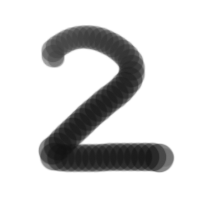
#> input picture AI_Apps(2) (AI活用演習)/10_openCV_ML/2.png, 200 x 200 px
$ jupyter execute 'en10_クラス番号氏名.ipynb'
#> lines starting #> are read from the running program, lines starting #| are printed output that depends on the picture; after the words box and inside, x2 and y2 are one past the last pixel; in counts of white or black regions, pixels touching at a corner belong together
# 1. 手書き数字の判断（機械学習）

## 1-2. 手書き数字のデータセットを利用してみる

* データセットの読み込み

[cell 1]
# scikit-learnからインポート
from sklearn.datasets import load_digits
# データセットを読み込み
digits = load_digits()

[cell 2]
# 表示して確認
print(digits)

* 確認

[cell 3]
# 画像データ（1次元）のサイズ
print(digits.data.shape)
# 最初のデータ
print(digits.data[0])

[cell 4]
# ターゲットのサイズ
print(digits.target.shape)
# 最初のラベル
print(digits.target[0])

[cell 5]
# 画像データ（2次元）のサイズ
print(digits.images.shape)
# 最初のデータ
print(digits.images[0])

画像としての表示

[cell 6]
# 2次元の画像データ（digits.images[0]）を画像として表示
import matplotlib.pyplot as plt
plt.imshow(digits.images[0],cmap="gray")
plt.show()
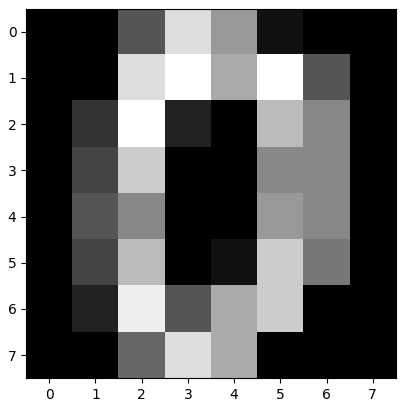
#> figure drawn by matplotlib, 1 panel

[cell 7]
# 15個の数字画像を描画するループを回す
for i in range(15):
    # 3x5のグリッドのi+1番目の場所にプロットする
    plt.subplot(3,5,i+1)
    # 軸を非表示にする
    plt.axis("off")
    # タイトルにi番目の画像のラベル（答え）を表示する
    plt.title(str(digits.target[i]))
    # i番目の画像をグレースケールで表示する
    plt.imshow(digits.images[i] , cmap="gray")

# 描画する
plt.show()
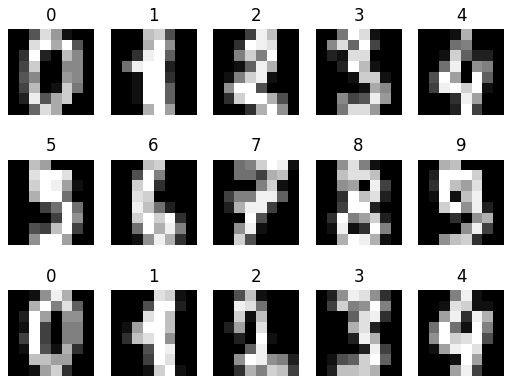
#> figure drawn by matplotlib, 15 panels

## 1-3. 手書き数字を判断する機械学習モデルの作成

1. データセットの準備

[cell 8]
# コードの例
from sklearn.datasets import load_digits
digits = load_digits()

2. 入力と出力に分割

[cell 9]
# コードの例
x = digits.data
t = digits.target

3. 訓練用とテスト用に分割

[cell 10]
# コードの例
from sklearn.model_selection import train_test_split
x_train, x_test, t_train, t_test = train_test_split(x, t, test_size=0.2, random_state=2230033, stratify=t)

4. 学習

[cell 11]
# コードの例
from sklearn.svm import SVC
model = SVC()
model.fit(x_train, t_train)

5. 評価

[cell 12]
# コードの例
print("train score:", model.score(x_train, t_train))
print("test score:", model.score(x_test, t_test))

6. モデルの保存

[cell 13]
# コードの例
import joblib
joblib.dump(model, 'digits.pkl') # モデル変数、ファイルパスを指定

## 1-4. 新しい画像に対する予測

1. ファイルの読み込み

[cell 14]
# 画像を読み込んで前処理をする
import cv2
target_filename = '2.png'
target_image = cv2.imread(target_filename)  # ファイル名を指定画像を読み込む
#> target_image is the input picture: shape (200, 200, 3); min 18, max 255, mean 211

2. データを学習時のものと合わせる

[cell 15]
# 読み込んだ画像をグレースケールに変換する
target_image = cv2.cvtColor(target_image,cv2.COLOR_BGR2GRAY)
#> target_image: shape (200, 200)

[cell 16]
# cv2.resize()関数を使って画像サイズを8x8にリサイズする
target_image = cv2.resize(target_image,(8,8))
print(target_image) #表示して確認
#| [[255 255 255 255 255 255 255 255]
#|  [255 255  75  65  63 255 255 255]
#|  [255 255 158 255 255  63 255 255]
#|  [255 255 255 255  34  86 255 255]
#|  [255 255 255  31 106 255 255 255]
#|  [255 255  31 227 255 255 255 255]
#|  [255 255  34  35  31  41  72 255]
#|  [255 255 255 255 255 255 255 255]]

[cell 17]
# 白黒反転し、値の変更
target_image = 15 - target_image // 16  # 白黒反転して、0~15の範囲に調整する
print(target_image)
#| [[ 0  0  0  0  0  0  0  0]
#|  [ 0  0 11 11 12  0  0  0]
#|  [ 0  0  6  0  0 12  0  0]
#|  [ 0  0  0  0 13 10  0  0]
#|  [ 0  0  0 14  9  0  0  0]
#|  [ 0  0 14  1  0  0  0  0]
#|  [ 0  0 13 13 14 13 11  0]
#|  [ 0  0  0  0  0  0  0  0]]

[cell 18]
# 1次元にする
target_image = target_image.reshape(-1, 64)
print(target_image)

3. 機械学習に入れて予測する

[cell 19]
# 保存したモデルのファイルからモデルを読み込む
import joblib
model = joblib.load('digits.pkl')
res = model.predict(target_image)
#> res = [2]
print(f"{target_filename}は、数字の{res[0]}ですね。")

# 2. 輪郭検出（OpenCV）

## 2-2. はがきの輪郭検出

輪郭を抽出する関数（配布・記入済み）

**実行してください**

[cell 20]
# OpenCVとMatplotlibのインポート
import cv2
import matplotlib.pyplot as plt

# 画像から郵便番号の領域を検出する関数の定義
def detect_postcode(fname):

    # 画像の読み込み
#> called with fname = 'hagaki1.png'
    img = cv2.imread(fname)
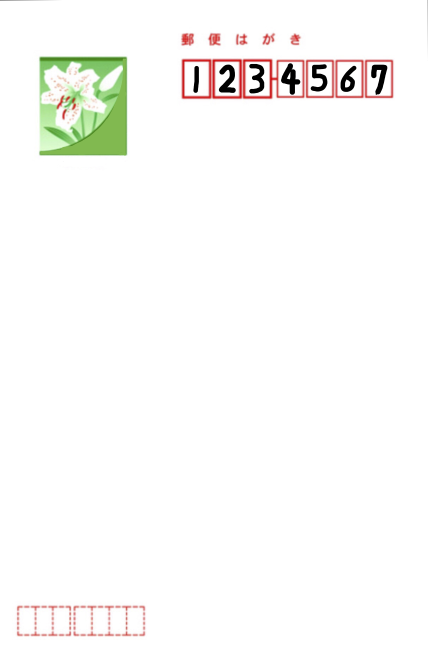
#> input picture AI_Apps(2) (AI活用演習)/10_openCV_ML/hagaki1.png, 856 x 1327 px (shown at 1/2 size)
#> img is the input picture: shape (1327, 856, 3); mean B, G, R 248.2, 250.1, 250.5

    # 画像の高さと幅を取得し、高さと横幅を切り取る
    h, w = img.shape[:2]        # 高さと幅を取得 (高さ、幅、チャンネル)の2つ目までという意味
#> h = 1327; w = 856
    img = img[0:h//2, w//3:]    # 高さを0から1/2までに 横幅を1/3から端までに切り取る
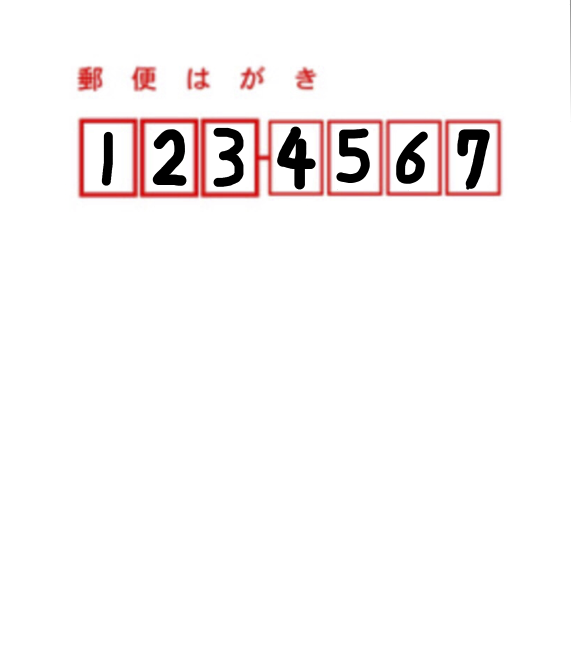
#> img: shape (663, 571, 3); mean B, G, R 245.6, 245.6, 249.3

    # グレースケール変換、ガウシアンフィルタリング、二値化
    gray = cv2.cvtColor(img, cv2.COLOR_BGR2GRAY)    # グレースケール変換
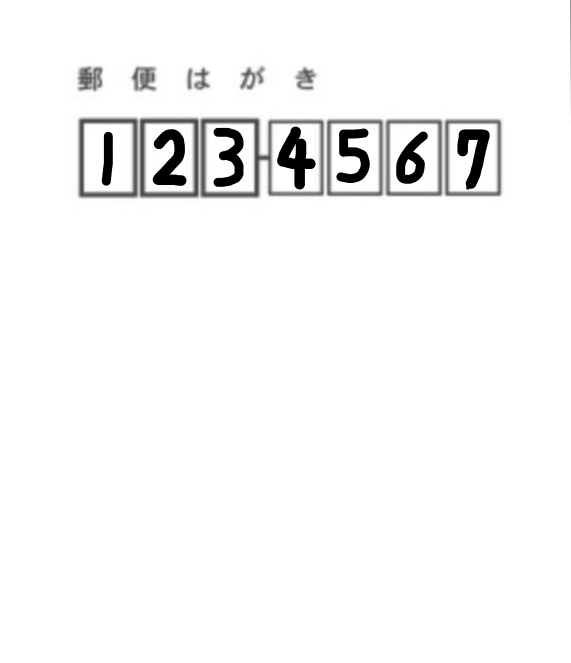
#> gray: shape (663, 571); min 0, max 255, mean 246.7
    gray = cv2.GaussianBlur(gray, (3, 3), 0)        # ガウシアンフィルタでぼかし処理
    img2 = cv2.threshold(gray, 140, 255, cv2.THRESH_BINARY_INV)[1]   # 二値化処理
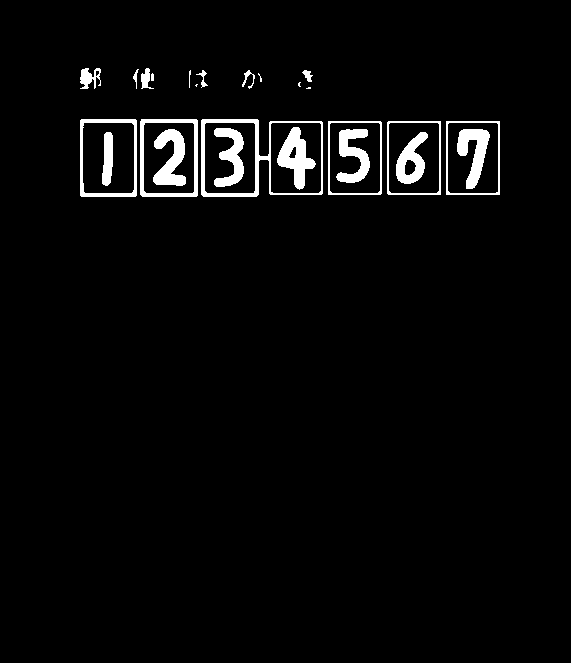
#> img2: shape (663, 571); 3.2% white; 25 white regions (4 under 20 px)

    # 輪郭の検出
    cnts = cv2.findContours(img2,        # 画像
        cv2.RETR_LIST,                  # 全ての輪郭を摘出
        cv2.CHAIN_APPROX_SIMPLE)[0]     # 必要な点だけ摘出
#> cnts = 35 contours, 7 with area under 20; largest, box (x1, y1, x2, y2) and area: (201, 119, 323, 197) 8293, (140, 119, 198, 197) 4384, (80, 119, 137, 197) 4310, (446, 121, 500, 195) 3869, (387, 121, 441, 195) 3868

    # 検出された輪郭の中から特定の幅のものを抽出し、座標を取得
    result = []
    for pt in cnts:
        x, y, w, h = cv2.boundingRect(pt)   # 各輪郭のx座標、y座標,横幅,縦幅を取得
        if not(50 < w < 70): continue       # 横幅が50以下または70以上の場合は何もしない
        result.append([x, y, w, h])         # 結果用のリストに輪郭情報を追加
#> this loop made 35 passes
#> (x, y, w, h) on passes 1 to 12: (404, 159, 13, 17), (288, 146, 9, 13), (396, 132, 32, 52), (102, 132, 11, 54), (457, 129, 33, 60), (336, 129, 34, 54), (153, 129, 33, 57), (214, 128, 30, 59), (277, 127, 39, 63), (447, 122, 52, 72), (388, 122, 52, 72), (329, 122, 52, 72)
#> (pt, x, y, w, h) on pass 17: ([[446, 121], [446, 194], [499, 194], [499, 121]], 446, 121, 54, 74)
#> after the loop, result = [[447, 122, 52, 72], [388, 122, 52, 72], [329, 122, 52, 72], [270, 122, 52, 72], [204, 122, 52, 72], [143, 122, 52, 72], [82, 122, 53, 72], [446, 121, 54, 74], [387, 121, 54, 74], [328, 121, 54, 74], [140, 119, 58, 78], [80, 119, 57, 78]]

    # 抽出した座標に矩形を描画
    for x, y, w, h in result:
        cv2.rectangle(img, (x, y), (x+w, y+h), (0, 255, 0), 3)
#> this loop made 12 passes
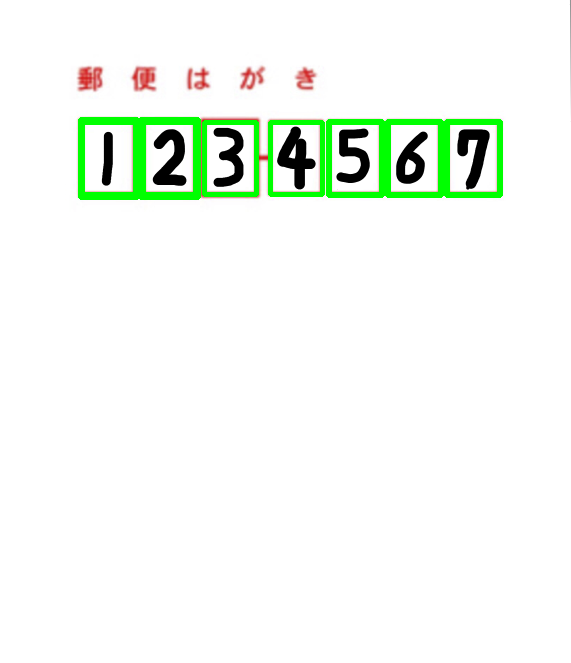
#> img: shape (663, 571, 3); 2.85% of pixels changed, all inside (x1, y1, x2, y2) = (78, 117, 503, 200)

    # 抽出した輪郭を左側から並ぶようソート
    result = sorted(result,key=lambda x:x[0])
#> result = [[80, 119, 57, 78], [82, 122, 53, 72], [140, 119, 58, 78], [143, 122, 52, 72], [204, 122, 52, 72], [270, 122, 52, 72], [328, 121, 54, 74], [329, 122, 52, 72], [387, 121, 54, 74], [388, 122, 52, 72], [446, 121, 54, 74], [447, 122, 52, 72]]

		# ソートされた座標の中から隣り合う座標間の距離が一定以上のものを抽出
    result2 = []
    if result:    #  resultが空でない場合のみ処理を行う
        lastx = result[0][0]  # 最初のx座標で初期化
#> lastx = 80
        result2.append(result[0])  # 最初の要素を追加
        for x, y, w, h in result[1:]:  # 最初の要素をスキップ
            if x - lastx >= 10:  # 値を調整したり、変数で外部から設定可能にする
                result2.append([x, y, w, h])
            lastx = x  # lastxを更新
#> this loop made 11 passes
#> (x, y, w, h, lastx) on passes 1 to 11: (82, 122, 53, 72, 82), (140, 119, 58, 78, 140), (143, 122, 52, 72, 143), (204, 122, 52, 72, 204), (270, 122, 52, 72, 270), (328, 121, 54, 74, 328), (329, 122, 52, 72, 329), (387, 121, 54, 74, 387), (388, 122, 52, 72, 388), (446, 121, 54, 74, 446), (447, 122, 52, 72, 447)
#> after the loop, result2 = [[80, 119, 57, 78], [140, 119, 58, 78], [204, 122, 52, 72], [270, 122, 52, 72], [328, 121, 54, 74], [387, 121, 54, 74], [446, 121, 54, 74]]


    # 結果を返す
    return result2,img

はがき画像から輪郭の抽出

[cell 21]
# detect_postcode.pyでは、「if __name__ == '__main__':」の部分
result, img = detect_postcode("hagaki1.png")
#> result has the same summary as result2 in detect_postcode
plt.imshow(cv2.cvtColor(img, cv2.COLOR_BGR2RGB))
plt.savefig("detect-postcode.png", dpi=200)
plt.show()

[cell 22]
# resultを表示して確認
print(result)

## 2-3. 数字部分の画像を切り出そう

[cell 23]
# 郵便番号部分の検出（上と同じ）
result, img = detect_postcode('hagaki1.png')
#> the loop in detect_postcode (call 2), `for pt in cnts:` made 35 passes
#> the loop in detect_postcode (call 2), `for x, y, w, h in result:` made 12 passes
#> the loop in detect_postcode (call 2), `for x, y, w, h in result[1:]:` made 11 passes

[cell 24]
# ループ処理
# 画像データを保存するリスト
imgs = []
for box in result:
    x,y,w,h = box #各値に分ける
     # スライスを使用して、少し内側(±8)をカット
     # xとyの順番に注意する！
    img_cut = img[y+8:y+h-8, x+8:x+w-8]
    imgs.append(img_cut)
#> this loop made 7 passes
#> pass 1, `img_cut = img[y+8:y+h-8, x+8:x+w-8]`:
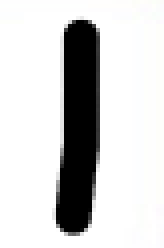
#> img_cut: shape (62, 41, 3) (shown 4 times larger); mean B, G, R 208, 208.2, 208.1
#> pass 3, `img_cut = img[y+8:y+h-8, x+8:x+w-8]`:
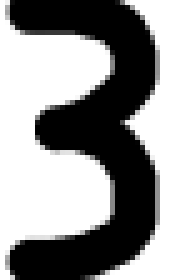
#> img_cut: shape (56, 36, 3) (shown 5 times larger); min 0, max 255, mean 144.4
#> after the loop, imgs = 7 items

[cell 25]
# 画像を表示して確認
# imgsの中身だけでなく、indexも使用したいので、enumerate()を使用
for i, img in enumerate(imgs):
    plt.subplot(1, len(imgs), i+1) #1行7列の領域のi+1番目に表示する
    plt.axis("off") # 軸を表示しない
    plt.imshow(img)
#> this loop made 7 passes
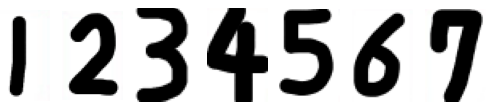
#> figure drawn by matplotlib, 7 panels; B, G, R data is drawn as R, G, B
